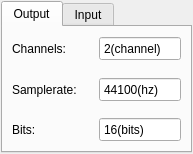
<?xml version="1.0" encoding="UTF-8"?>
<ui version="4.0">
 <class>FormatBox</class>
 <widget class="QFrame" name="FormatBox">
  <property name="geometry">
   <rect>
    <x>0</x>
    <y>0</y>
    <width>193</width>
    <height>154</height>
   </rect>
  </property>
  <property name="windowTitle">
   <string>Frame</string>
  </property>
  <layout class="QHBoxLayout" name="horizontalLayout">
   <property name="leftMargin">
    <number>1</number>
   </property>
   <property name="topMargin">
    <number>1</number>
   </property>
   <property name="rightMargin">
    <number>1</number>
   </property>
   <property name="bottomMargin">
    <number>1</number>
   </property>
   <item>
    <widget class="QTabWidget" name="tabWidget">
     <property name="currentIndex">
      <number>0</number>
     </property>
     <widget class="QWidget" name="tab">
      <attribute name="title">
       <string>Output</string>
      </attribute>
      <layout class="QVBoxLayout" name="verticalLayout">
       <item>
        <layout class="QGridLayout" name="gridLayout_2" rowstretch="1,1,1,1,1" columnstretch="1,1">
         <property name="spacing">
          <number>5</number>
         </property>
         <item row="2" column="1">
          <widget class="QDoubleSpinBox" name="doubleSpinBox_2">
           <property name="sizePolicy">
            <sizepolicy hsizetype="Minimum" vsizetype="Minimum">
             <horstretch>0</horstretch>
             <verstretch>0</verstretch>
            </sizepolicy>
           </property>
           <property name="minimumSize">
            <size>
             <width>80</width>
             <height>25</height>
            </size>
           </property>
           <property name="maximumSize">
            <size>
             <width>16777215</width>
             <height>25</height>
            </size>
           </property>
           <property name="buttonSymbols">
            <enum>QAbstractSpinBox::NoButtons</enum>
           </property>
           <property name="suffix">
            <string>(hz)</string>
           </property>
           <property name="decimals">
            <number>0</number>
           </property>
           <property name="minimum">
            <double>100.000000000000000</double>
           </property>
           <property name="maximum">
            <double>96000.000000000000000</double>
           </property>
           <property name="singleStep">
            <double>100.000000000000000</double>
           </property>
           <property name="value">
            <double>44100.000000000000000</double>
           </property>
          </widget>
         </item>
         <item row="1" column="0" colspan="2">
          <spacer name="verticalSpacer">
           <property name="orientation">
            <enum>Qt::Vertical</enum>
           </property>
           <property name="sizeHint" stdset="0">
            <size>
             <width>20</width>
             <height>40</height>
            </size>
           </property>
          </spacer>
         </item>
         <item row="0" column="0">
          <widget class="QLabel" name="label">
           <property name="sizePolicy">
            <sizepolicy hsizetype="Minimum" vsizetype="Minimum">
             <horstretch>0</horstretch>
             <verstretch>0</verstretch>
            </sizepolicy>
           </property>
           <property name="minimumSize">
            <size>
             <width>80</width>
             <height>25</height>
            </size>
           </property>
           <property name="maximumSize">
            <size>
             <width>16777215</width>
             <height>25</height>
            </size>
           </property>
           <property name="text">
            <string>Channels: </string>
           </property>
          </widget>
         </item>
         <item row="4" column="1">
          <widget class="QDoubleSpinBox" name="doubleSpinBox_3">
           <property name="sizePolicy">
            <sizepolicy hsizetype="Minimum" vsizetype="Minimum">
             <horstretch>0</horstretch>
             <verstretch>0</verstretch>
            </sizepolicy>
           </property>
           <property name="minimumSize">
            <size>
             <width>80</width>
             <height>25</height>
            </size>
           </property>
           <property name="maximumSize">
            <size>
             <width>16777215</width>
             <height>25</height>
            </size>
           </property>
           <property name="buttonSymbols">
            <enum>QAbstractSpinBox::NoButtons</enum>
           </property>
           <property name="suffix">
            <string>(bits)</string>
           </property>
           <property name="decimals">
            <number>0</number>
           </property>
           <property name="minimum">
            <double>8.000000000000000</double>
           </property>
           <property name="maximum">
            <double>32.000000000000000</double>
           </property>
           <property name="singleStep">
            <double>1.000000000000000</double>
           </property>
           <property name="value">
            <double>16.000000000000000</double>
           </property>
          </widget>
         </item>
         <item row="4" column="0">
          <widget class="QLabel" name="label_3">
           <property name="sizePolicy">
            <sizepolicy hsizetype="Minimum" vsizetype="Minimum">
             <horstretch>0</horstretch>
             <verstretch>0</verstretch>
            </sizepolicy>
           </property>
           <property name="minimumSize">
            <size>
             <width>80</width>
             <height>25</height>
            </size>
           </property>
           <property name="maximumSize">
            <size>
             <width>16777215</width>
             <height>25</height>
            </size>
           </property>
           <property name="text">
            <string>Bits: </string>
           </property>
          </widget>
         </item>
         <item row="2" column="0">
          <widget class="QLabel" name="label_2">
           <property name="sizePolicy">
            <sizepolicy hsizetype="Minimum" vsizetype="Minimum">
             <horstretch>0</horstretch>
             <verstretch>0</verstretch>
            </sizepolicy>
           </property>
           <property name="minimumSize">
            <size>
             <width>80</width>
             <height>25</height>
            </size>
           </property>
           <property name="maximumSize">
            <size>
             <width>16777215</width>
             <height>25</height>
            </size>
           </property>
           <property name="text">
            <string>Samplerate: </string>
           </property>
          </widget>
         </item>
         <item row="0" column="1">
          <widget class="QDoubleSpinBox" name="doubleSpinBox">
           <property name="sizePolicy">
            <sizepolicy hsizetype="Minimum" vsizetype="Minimum">
             <horstretch>0</horstretch>
             <verstretch>0</verstretch>
            </sizepolicy>
           </property>
           <property name="minimumSize">
            <size>
             <width>80</width>
             <height>25</height>
            </size>
           </property>
           <property name="maximumSize">
            <size>
             <width>16777215</width>
             <height>25</height>
            </size>
           </property>
           <property name="buttonSymbols">
            <enum>QAbstractSpinBox::NoButtons</enum>
           </property>
           <property name="suffix">
            <string>(channel)</string>
           </property>
           <property name="decimals">
            <number>0</number>
           </property>
           <property name="minimum">
            <double>1.000000000000000</double>
           </property>
           <property name="maximum">
            <double>10.000000000000000</double>
           </property>
           <property name="value">
            <double>2.000000000000000</double>
           </property>
          </widget>
         </item>
         <item row="3" column="0" colspan="2">
          <spacer name="verticalSpacer_2">
           <property name="orientation">
            <enum>Qt::Vertical</enum>
           </property>
           <property name="sizeHint" stdset="0">
            <size>
             <width>20</width>
             <height>40</height>
            </size>
           </property>
          </spacer>
         </item>
        </layout>
       </item>
      </layout>
     </widget>
     <widget class="QWidget" name="tab_2">
      <attribute name="title">
       <string>Input</string>
      </attribute>
      <layout class="QVBoxLayout" name="verticalLayout_2">
       <item>
        <layout class="QGridLayout" name="gridLayout_3" rowstretch="1,1,1,1,1" columnstretch="1,1">
         <property name="spacing">
          <number>5</number>
         </property>
         <item row="2" column="0">
          <widget class="QLabel" name="label_6">
           <property name="sizePolicy">
            <sizepolicy hsizetype="Minimum" vsizetype="Minimum">
             <horstretch>0</horstretch>
             <verstretch>0</verstretch>
            </sizepolicy>
           </property>
           <property name="minimumSize">
            <size>
             <width>80</width>
             <height>25</height>
            </size>
           </property>
           <property name="maximumSize">
            <size>
             <width>16777215</width>
             <height>25</height>
            </size>
           </property>
           <property name="text">
            <string>Samplerate: </string>
           </property>
          </widget>
         </item>
         <item row="2" column="1">
          <widget class="QDoubleSpinBox" name="doubleSpinBox_5">
           <property name="sizePolicy">
            <sizepolicy hsizetype="Minimum" vsizetype="Minimum">
             <horstretch>0</horstretch>
             <verstretch>0</verstretch>
            </sizepolicy>
           </property>
           <property name="minimumSize">
            <size>
             <width>80</width>
             <height>25</height>
            </size>
           </property>
           <property name="maximumSize">
            <size>
             <width>16777215</width>
             <height>25</height>
            </size>
           </property>
           <property name="buttonSymbols">
            <enum>QAbstractSpinBox::NoButtons</enum>
           </property>
           <property name="suffix">
            <string>(hz)</string>
           </property>
           <property name="decimals">
            <number>0</number>
           </property>
           <property name="minimum">
            <double>100.000000000000000</double>
           </property>
           <property name="maximum">
            <double>96000.000000000000000</double>
           </property>
           <property name="singleStep">
            <double>100.000000000000000</double>
           </property>
           <property name="value">
            <double>44100.000000000000000</double>
           </property>
          </widget>
         </item>
         <item row="3" column="0" colspan="2">
          <spacer name="verticalSpacer_4">
           <property name="orientation">
            <enum>Qt::Vertical</enum>
           </property>
           <property name="sizeHint" stdset="0">
            <size>
             <width>20</width>
             <height>40</height>
            </size>
           </property>
          </spacer>
         </item>
         <item row="1" column="0" colspan="2">
          <spacer name="verticalSpacer_3">
           <property name="orientation">
            <enum>Qt::Vertical</enum>
           </property>
           <property name="sizeHint" stdset="0">
            <size>
             <width>20</width>
             <height>40</height>
            </size>
           </property>
          </spacer>
         </item>
         <item row="0" column="1">
          <widget class="QDoubleSpinBox" name="doubleSpinBox_4">
           <property name="sizePolicy">
            <sizepolicy hsizetype="Minimum" vsizetype="Minimum">
             <horstretch>0</horstretch>
             <verstretch>0</verstretch>
            </sizepolicy>
           </property>
           <property name="minimumSize">
            <size>
             <width>80</width>
             <height>25</height>
            </size>
           </property>
           <property name="maximumSize">
            <size>
             <width>16777215</width>
             <height>25</height>
            </size>
           </property>
           <property name="buttonSymbols">
            <enum>QAbstractSpinBox::NoButtons</enum>
           </property>
           <property name="suffix">
            <string>(channel)</string>
           </property>
           <property name="decimals">
            <number>0</number>
           </property>
           <property name="minimum">
            <double>1.000000000000000</double>
           </property>
           <property name="maximum">
            <double>10.000000000000000</double>
           </property>
           <property name="value">
            <double>2.000000000000000</double>
           </property>
          </widget>
         </item>
         <item row="4" column="0">
          <widget class="QLabel" name="label_5">
           <property name="sizePolicy">
            <sizepolicy hsizetype="Minimum" vsizetype="Minimum">
             <horstretch>0</horstretch>
             <verstretch>0</verstretch>
            </sizepolicy>
           </property>
           <property name="minimumSize">
            <size>
             <width>80</width>
             <height>25</height>
            </size>
           </property>
           <property name="maximumSize">
            <size>
             <width>16777215</width>
             <height>25</height>
            </size>
           </property>
           <property name="text">
            <string>Bits: </string>
           </property>
          </widget>
         </item>
         <item row="0" column="0">
          <widget class="QLabel" name="label_4">
           <property name="sizePolicy">
            <sizepolicy hsizetype="Minimum" vsizetype="Minimum">
             <horstretch>0</horstretch>
             <verstretch>0</verstretch>
            </sizepolicy>
           </property>
           <property name="minimumSize">
            <size>
             <width>80</width>
             <height>25</height>
            </size>
           </property>
           <property name="maximumSize">
            <size>
             <width>16777215</width>
             <height>25</height>
            </size>
           </property>
           <property name="text">
            <string>Channels: </string>
           </property>
          </widget>
         </item>
         <item row="4" column="1">
          <widget class="QDoubleSpinBox" name="doubleSpinBox_6">
           <property name="sizePolicy">
            <sizepolicy hsizetype="Minimum" vsizetype="Minimum">
             <horstretch>0</horstretch>
             <verstretch>0</verstretch>
            </sizepolicy>
           </property>
           <property name="minimumSize">
            <size>
             <width>80</width>
             <height>25</height>
            </size>
           </property>
           <property name="maximumSize">
            <size>
             <width>16777215</width>
             <height>25</height>
            </size>
           </property>
           <property name="buttonSymbols">
            <enum>QAbstractSpinBox::NoButtons</enum>
           </property>
           <property name="suffix">
            <string>(bits)</string>
           </property>
           <property name="decimals">
            <number>0</number>
           </property>
           <property name="minimum">
            <double>8.000000000000000</double>
           </property>
           <property name="maximum">
            <double>32.000000000000000</double>
           </property>
           <property name="value">
            <double>16.000000000000000</double>
           </property>
          </widget>
         </item>
        </layout>
       </item>
      </layout>
     </widget>
    </widget>
   </item>
  </layout>
 </widget>
 <resources/>
 <connections/>
</ui>
